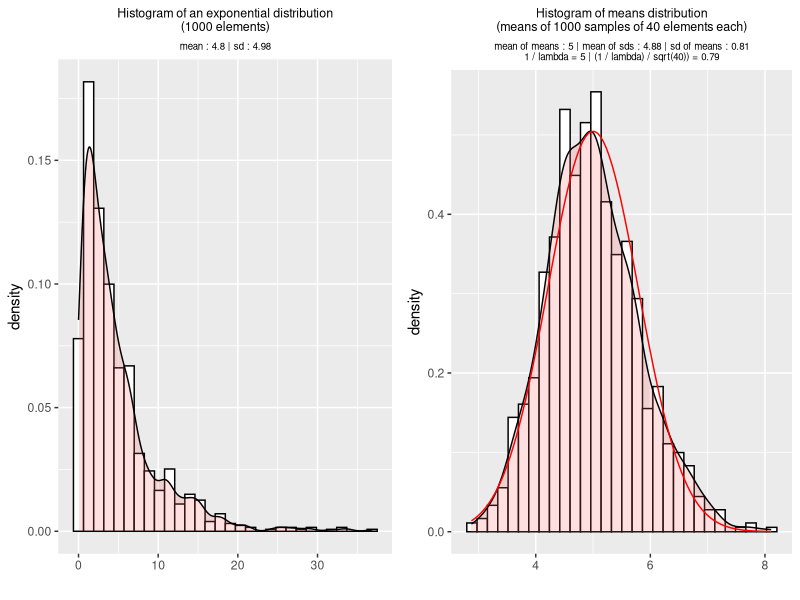

Reproduce this figure in R.
## ---- chunk 1
knitr::opts_chunk$set(echo = TRUE)
## ---- chunk 2
library(ggplot2)
library(grid)
## ---- chunk 3
# Multiple plot function
#
# ggplot objects can be passed in ..., or to plotlist (as a list of ggplot objects)
# - cols:   Number of columns in layout
# - layout: A matrix specifying the layout. If present, 'cols' is ignored.
#
# If the layout is something like matrix(c(1,2,3,3), nrow=2, byrow=TRUE),
# then plot 1 will go in the upper left, 2 will go in the upper right, and
# 3 will go all the way across the bottom.
#
multiplot <- function(..., plotlist=NULL, file, cols=1, layout=NULL) {
  
  # Make a list from the ... arguments and plotlist
  plots <- c(list(...), plotlist)

  numPlots = length(plots)

  # If layout is NULL, then use 'cols' to determine layout
  if (is.null(layout)) {
    # Make the panel
    # ncol: Number of columns of plots
    # nrow: Number of rows needed, calculated from # of cols
    layout <- matrix(seq(1, cols * ceiling(numPlots/cols)),
                    ncol = cols, nrow = ceiling(numPlots/cols))
  }

 if (numPlots==1) {
    print(plots[[1]])

  } else {
    # Set up the page
    grid.newpage()
    pushViewport(viewport(layout = grid.layout(nrow(layout), ncol(layout))))

    # Make each plot, in the correct location
    for (i in 1:numPlots) {
      # Get the i,j matrix positions of the regions that contain this subplot
      matchidx <- as.data.frame(which(layout == i, arr.ind = TRUE))

      print(plots[[i]], vp = viewport(layout.pos.row = matchidx$row,
                                      layout.pos.col = matchidx$col))
    }
  }
}
## ---- chunk 4
lambda <- 0.2
n <- 1000
nS <- 40
nSamples <- 1000
## ---- chunk 5
expD <- rexp(n, lambda)
expDMean <- round(mean(expD), 2)
expDSd <- round(sd(expD), 2)
theme_update(plot.title=element_text(hjust=0.5, size=9),
             plot.subtitle=element_text(hjust=0.5, size=7))
df1 <- data.frame(expD)
g1 <- ggplot(df1, aes(x = expD)) + xlab("")
g1 <- g1 + geom_histogram(aes(y=..density..), color="black", fill="white")
g1 <- g1 + geom_density(alpha=.2, fill="#FF6666")
t1 <- paste("Histogram of an exponential distribution\n(", n, " elements)", sep = "")
g1 <- g1 + ggtitle(t1, subtitle = paste("mean : ", expDMean," | sd : ", expDSd, sep = ""))
expDSamples <- matrix(nrow = nSamples, ncol = nS)
for (i in 1:nSamples) expDSamples[i, ] <- rexp(nS, lambda)
expDSamplesMeans <- apply(expDSamples, MARGIN = 1, mean)
expDSamplesSds <- apply(expDSamples, MARGIN = 1, sd)
expDSamplesMeansMean <- round(mean(expDSamplesMeans), 2)
expDSamplesMeansSd <- round(sd(expDSamplesMeans), 2)
expDSamplesSdsMean <- round(mean(expDSamplesSds), 2)
df2 <- data.frame(expDSamplesMeans)
g2 <- ggplot(df2, aes(x = expDSamplesMeans)) + xlab("")
g2 <- g2 + geom_histogram(aes(y=..density..), color="black", fill="white")
g2 <- g2 + geom_density(alpha=.2, fill="#FF6666")
g2 <- g2 + stat_function(fun = dnorm, colour = "red",
            args = list(mean = 1/lambda, sd = (1/lambda) / sqrt(nS)))
st2 <- paste("mean of means : ", round(expDSamplesMeansMean, 2),
             " | mean of sds : ", round(expDSamplesSdsMean, 2),
             " | sd of means : ", round(expDSamplesMeansSd, 2),
             "\n1 / lambda = ", 1/lambda, " | (1 / lambda) / sqrt(", nS, ")) = ",
             round((1/lambda) / sqrt(nS), 2), sep = "")
g2 <- g2 + ggtitle(paste("Histogram of means distribution\n(means of ", nSamples,
                         " samples of ", nS, " elements each)", sep = ""), subtitle = st2)
multiplot(g1, g2, cols = 2)
